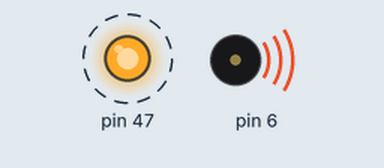
Recording of a sketch running on a simulated Arduino Mega 2560, built with avr-gcc and run on an emulated ATmega2560. Parts: output pins drawn as LEDs (lit = HIGH), buzzer (waves = sounding). Dashed ring = blinking. Pins used as bus, display or sensor lines are not drawn.

Above: at 1.9 s.
At 5.8 s:
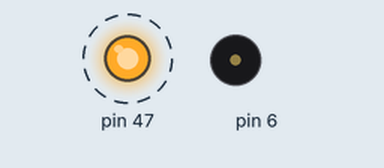
Timing chart, 0 to 12.0 s (numbered marks = the images above):
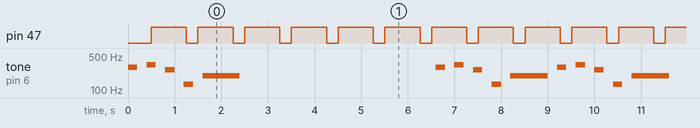

Measured:
- by itself, pin 47: alternates HIGH for 0.75 s and LOW for 0.25 s

The sketch:

demo3.ino
```cpp
// (licence header left out)
#include "DDS.h"

int reset1 = 0;
int reset2 = 0;

tcb taskArr[NTASKS];
tcb deadTasks[NTASKS];
volatile int id;
volatile int currTask;
volatile FLAG sFlag;

void setup() {
  id = 0;
  // get all our outputs set up
  interruptSetup();
  speakerSetup();
  ledSetup();

  // intialize our task tracking arrays
  DDSSetup();

  task_load(task1, "task 1");
  task_load(task2, "task 2");
  task_load(schedule_sync, "schedule_sync");
  task_start(find_dead_task("task 1"));
  task_start(find_dead_task("task 2"));
  task_start(find_dead_task("schedule_sync"));
}

void loop() {
  for (int i = 0; i < NTASKS; i++) {
    if (taskArr[i].fn_ptr != NULL && taskArr[i].state == READY) {
      // start up this task
      taskArr[i].state = RUNNING;
      currTask = i;
      taskArr[i].nTimes++;
      (*(taskArr[i].fn_ptr))();

      // tear down
      if (taskArr[i].state == RUNNING) taskArr[i].state = READY;
    }
  }
}

/// Timer 3 Interrupt, sets sFlag
ISR(TIMER3_COMPA_vect) {
  sFlag = DONE;
}

tcb * find_dead_task(const char * name) {
  int i;
  for (i = 0; i < NTASKS; i++) {
    if (strcmp(name, deadTasks[i].name) == 0) break;
  }

  if (i == NTASKS) return NULL;

  return &(deadTasks[i]);
}

void copy_tcb(tcb * dst, tcb * src) {
  dst->fn_ptr = src->fn_ptr;
  strcpy(dst->name, src->name);
  dst->id = src->id;
  dst->nTimes = src->nTimes;
  dst->state = src->state;
  dst->time = src->time;
  dst->timeSleep = src->timeSleep;
}

void task_self_quit() {
  // find a spot in the dead array
  int i;
  for (i = 0; i < NTASKS; i++) {
    if (deadTasks[i].fn_ptr == NULL) break;
  }

  if (i == NTASKS) return;
  copy_tcb(&(deadTasks[i]), &(taskArr[currTask]));
  deadTasks[i].state = DEAD;
  taskArr[currTask].state = DEAD;
}

void task_start(tcb * task) {
  if (task == NULL || task->state != DEAD) return;
  // find a spot in the dead array
  int i;
  for (i = 0; i < NTASKS; i++) {
    if (taskArr[i].fn_ptr == NULL) break;
  }

  if (i == NTASKS) return;
  copy_tcb(&(taskArr[i]), task);
  taskArr[i].state = READY;
  task->state = DEAD;
}

void task_load(void (*fn_ptr)(), const char * name) {
  // find the next open slot in the dead task array
  int i;
  for (i = 0; i < NTASKS; i++) {
    if (deadTasks[i].fn_ptr == NULL) break;
  }

  // if there's no space, don't do anything
  if (i == NTASKS) return;

  // load up a new task
  strcpy(deadTasks[i].name, name);
  deadTasks[i].fn_ptr = fn_ptr;
  deadTasks[i].id = id;
  id++;
  deadTasks[i].nTimes = 0;
  deadTasks[i].timeSleep = 0;
  deadTasks[i].time = 0;
  deadTasks[i].state = DEAD;
}

void sleep_474(long t) {
  // sleep array @ [function index], set value to t
  taskArr[currTask].timeSleep = t;
  // state array @ [function index], set state to SLEEPING
  taskArr[currTask].state = SLEEPING;
  return;
}

void schedule_sync() {
  while (sFlag == PENDING) {
    3 + 5;
  }
  for (int i = 0; i < NTASKS; i++) {
    // update remaining sleep time
    if (taskArr[i].state == SLEEPING) {
      taskArr[i].timeSleep -= 2;
      // wake up any sleeping tasks
      if (taskArr[i].timeSleep < 2) {
        // reset to t = 0 in sleep array (not sure if needed)
        taskArr[i].timeSleep = 0;
        // change corresponding state from SLEEPING to READY
        taskArr[i].state = READY;
      }
    }

    taskArr[i].time += 2;
  }

  // reset sFlag
  sFlag = PENDING;
  return;
}

// sets the OCR4A to make the clock cycle frequency
// the same as the input freq
void setOC4AFreq(uint32_t freq) {
  PRESCALER = freq == 0 ? 0 : 16000000 / (2 * freq);
  TIMER_COUNTER = 0;
}

void task1() {
  // reset everything given a reset signal
  if (reset1) {
    LED_PORT |= BIT2;
    taskArr[currTask].time = 0;
    reset1 = 0;
    return;
  }

  // flash led on pin 47 for FLASH_DURATION
  if (taskArr[currTask].time < (1 * FLASH_DURATION) + 1) {
    LED_PORT &= ~BIT2;
    sleep_474(250);
    return;
  }

  if (taskArr[currTask].time < (2 * FLASH_DURATION) + 1) {
    LED_PORT |= BIT2;
    sleep_474(750);
    return;
  }

  if (taskArr[currTask].time >= 1000) {
    taskArr[currTask].time = 0;
  }

  return;
}

void task2() {
  if (reset2) {
    setOC4AFreq(0);
    taskArr[currTask].time = 0;
    reset2 = 0;
    return;
  }

  // play tone
  for (int i = 0; i < NFREQ; i++) {
    if ( taskArr[currTask].time >= ((unsigned long) i * PLAY_DURATION) &&
      taskArr[currTask].time < (((unsigned long) i + 1) * PLAY_DURATION) ) {
      setOC4AFreq(melody[i]);
      sleep_474(PLAY_DURATION);
      return;
    }
  }

  // stop playing for 4 seconds
  if (taskArr[currTask].time < PICKUP_TIME) {
    setOC4AFreq(0);
    sleep_474(PAUSE_DURATION);
    return;
  }

  // start playing after 4 seconds
  for (int i = 0; i < NFREQ; i++) {
    if (taskArr[currTask].time >= (PICKUP_TIME + ((unsigned long) i) * PLAY_DURATION) &&
        taskArr[currTask].time < (PICKUP_TIME + ((unsigned long) i + 1) * PLAY_DURATION)) {
      setOC4AFreq(melody[i]);
      sleep_474(PLAY_DURATION);
      return;
    }
  }

  // reset
  if (taskArr[currTask].time >= (PICKUP_TIME + (unsigned long) NFREQ * PLAY_DURATION)) {
    taskArr[currTask].time = 0;
  }
}

void interruptSetup() {
  // reset settings
  TCCR3A = 0;
  TCCR3B = 0;

  // set timer to work in CTC mode
  TCCR3A |= (0 << WGM31) | (0 << WGM30);
  TCCR3B |= (0 << WGM33) | (1 << WGM32);
  TCCR3A |= (0 << COM3A1) | (1 << COM3A0);

  // enable interrupt on counter A
  TIMSK3 |= (1 << OCIE3A);

  // set frequency of timer
  TCCR3B |= (0 << CS32) | (0 << CS31) | (1 << CS30);
  // TCCR3B |= (1 << CS32) | (0 << CS31) | (1 << CS30); // 1024
  // OCR3A =  7812; // should make around 1 hz
  OCR3A = 32000;
  TCNT3H = 0;

  // enable interrupts
  SREG |= (1<<7);
}

void speakerSetup() {
  // clear timer settings
  TIMER_REG_A = 0;
  TIMER_REG_B = 0;
  // set our timer to work in CTC mode
  TIMER_REG_A |= (0 << WGM41) | (0 << WGM40);
  TIMER_REG_B |= (0 << WGM43) | (1 << WGM42);

  // set timer to work in toggle mode
  TIMER_REG_A |= (0 << COM4A1) | (1 << COM4A0);

  // disable interrupts on the timer
  TIMSK4 = 0;

  // set the prescaler of the timer,
  // which follows the formula:
  //
  //  f_out = f_i/o / 2 * N * (PRESCALER + 1)
  //
  // because f_i/o = 16Mhz, we'll just set N = 1
  TIMER_REG_B |= (0 << CS42) | (0 << CS41) | (1 << CS40);
  PRESCALER = 0;
  TIMER_COUNTER = 0;

  // OC4A is tied to pin 6, which is controlled by PH3
  // set pin 6 as an output pin
  SPEAKER_DDR |= BIT3;
}

void ledSetup() {
  // set output pins for task1
  LED_DDR |= BIT2;
}

void DDSSetup() {
  // populate task array
  for (int i = 0; i < NTASKS; i++) {
    taskArr[i].fn_ptr = NULL;
    taskArr[i].id = 0;
    taskArr[i].nTimes = 0;
    taskArr[i].timeSleep = 0;
    taskArr[i].time = 0;
    taskArr[i].state = DEAD;
    deadTasks[i].fn_ptr = NULL;
    deadTasks[i].id = 0;
    deadTasks[i].nTimes = 0;
    deadTasks[i].timeSleep = 0;
    deadTasks[i].time = 0;
    deadTasks[i].state = DEAD;
  }
}
```

DDS.h
```cpp
// (licence header left out)
#define BIT0 1<<0
#define BIT1 1<<1
#define BIT2 1<<2
#define BIT3 1<<3

#define TIMER_REG_A TCCR4A
#define TIMER_REG_B TCCR4B
#define TIMER_COUNTER TCNT4H
#define PRESCALER OCR4A
#define LED_DDR DDRL
#define LED_PORT PORTL
#define SPEAKER_DDR DDRH
#define SPEAKER_PORT PORTH

#define FLASH_DURATION 250
#define NFLASH 3
#define PLAY_DURATION 200
#define ADURATION 2000
#define CDURATION 10000
#define PAUSE_DURATION 4000
#define PICKUP_TIME (NFREQ * PLAY_DURATION) + PAUSE_DURATION

#define note_c3 130
#define note_c4 261
#define note_d4 293
#define note_e4 329
#define note_g3 196
#define note_R 0

#define NFREQ 13
int melody[] = { note_d4, note_R, note_e4, note_R, note_c4, note_R, note_c3,
                 note_R, note_g3, note_g3, note_g3, note_g3, note_R };

#define NTASKS 10

typedef enum {READY, RUNNING, SLEEPING, DEAD} STATE;
typedef enum flagState {PENDING, DONE} FLAG;

/**
 * @brief Struct to hold all of a Tasks running state
 *
 */
typedef struct TCB {
  /// Task name
  char name[20];
  /// Task function
  void (*fn_ptr)();
  /// Task id
  int id;
  /// Number of times task has been run
  int nTimes;
  /// Amount of time in ms the task should sleep for
  int timeSleep;
  /// Current clock time this task sees
  int time;
  /// Running state of this task
  STATE state;
} tcb;

/**
 * @brief Puts currently running function to sleep for t ms
 * @authors Sunny Hu, Peter Gunarso
 * @param t Number of ms for task to sleep for
 */
void sleep_474(long t);

/**
 * @brief Manages sleep time and clocks each task sees. If a task cannot sleep for any longer, wakes up the task.
 * @authors Sunny Hu, Peter Gunarso
 */
void schedule_sync();

/**
 * @brief Copies contents of one TCB into another
 * @author Peter Gunarso
 * @param dst TCB to copy into, will overwrite current contents
 * @param src TCB to copy from
 */
void copy_tcb(tcb * dst, tcb * src);

/**
 * @brief Sets this task's state to DEAD and puts it into the dead task array
 * @author Peter Gunarso
 */
void task_self_quit();

/**
 * @brief Sets the given task's state to READY and puts it into the runnable task array
 * @author Peter Gunarso
 * @param task pointer to TCB to start, must be a valid TCB.
 */
void task_start(tcb * task);

/**
 * @brief Creates a TCB for a given task and puts it into the dead task array
 * @author Peter Gunarso
 * @param fn_ptr Pointer to task function to create TCB around
 * @param name Name to give the TCB
 */
void task_load(void (*fn_ptr)(), const char * name);

/**
 * @brief Finds a task in the dead task array which matches a given name
 * @author Peter Guanrso
 * @param name Name of the task to find in the dead task array
 * @return tcb* Pointer to matching task, is NULL if the task is not found
 */
tcb * find_dead_task(const char * name);

/**
 * @brief Sets the frequency of OC4A to match a given frequency freq
 * @authors Sunny Hu, Peter Gunarso
 * @param freq Desired frequency to set OC4A
 */
void setOC4AFreq(uint32_t freq);

/**
 * @brief Manages task 1 behavior, falshes an LED on and off
 * @authors Sunny Hu, Peter Guanrso
 */
void task1();

/**
 * @brief Manages task 2 behavior, plays the theme from "Close Encounters of the Third Kind" once, pauses for 4 seconds, and plays again.
 * @authors Sunny Hu, Peter Gunarso
 */
void task2();

/**
 * @brief Sets up timer and ports needed to drive a speaker using OC4A
 * @author Sunny Hu
 */
void speakerSetup();

/**
 * @brief Sets up the LED used for this lab
 * @authors Sunny Hu, Peter Gunarso
 */
void ledSetup();
```
